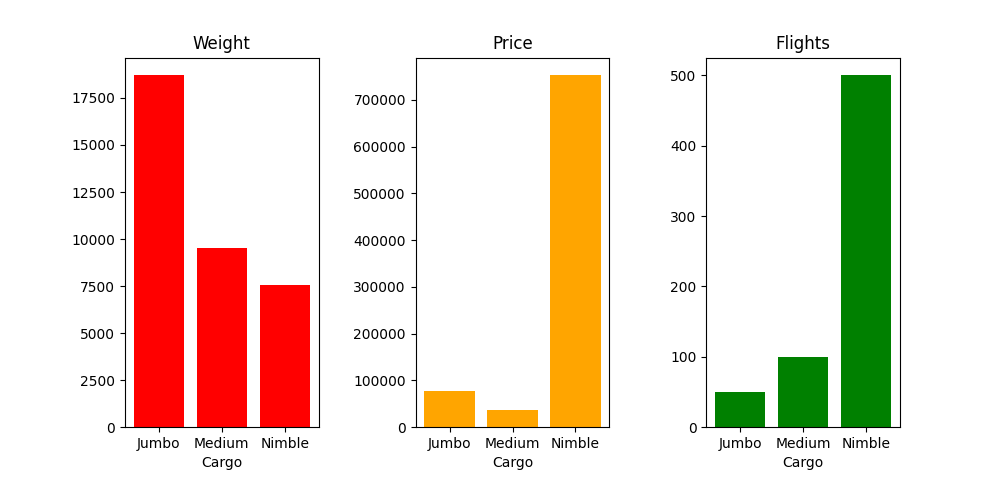

Python code for this plot:
import pandas as pd
from matplotlib import pyplot as plt

df = pd.read_csv("flights.csv")

df = df.drop(df.columns[0], axis=1)

CARGO = list(set(df.CARGO))
WEIGHT = []
PRICE = []
FLIGHTS = []

for comp in CARGO:
    WEIGHT.append(df.loc[df.CARGO == comp].WEIGHT.sum())
    PRICE.append(df.loc[df.CARGO == comp].PRICE.sum())
    FLIGHTS.append(df.loc[df.CARGO == comp].shape[0])

fig, ax = plt.subplots(1, 3)
plt.subplots_adjust(wspace=0.5)
fig.set_figwidth(10)

ax[0].bar(CARGO, WEIGHT, color='red')
ax[0].set_title('Weight')
ax[0].set_xlabel('Cargo')

ax[1].bar(CARGO, PRICE, color='orange')
ax[1].set_title('Price')
ax[1].set_xlabel('Cargo')

ax[2].bar(CARGO, FLIGHTS, color='green')
ax[2].set_title('Flights')
ax[2].set_xlabel('Cargo')

plt.savefig('episode2.png')
